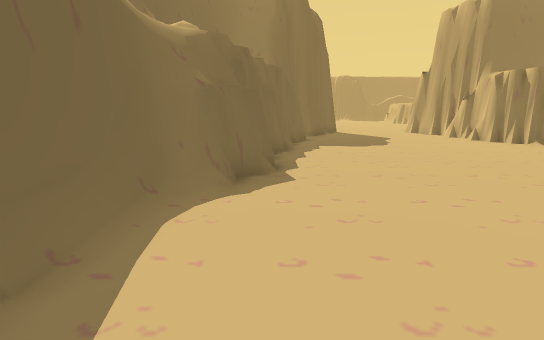
View 1 (above)

16 first-person views from a walk through a 3-D level made in the Unity game engine. The camera is 1.3 m above the floor, tilts 10° down and sees 80° across. The floor is counted in squares, 1 m on a side. Each view is taken from the middle of a square. On the plan, view 1 faces up. The plan holds only what a view shows up to about 14 squares ahead; the rest is blank. The place goes on beyond the plan. The player is left out.

View 2
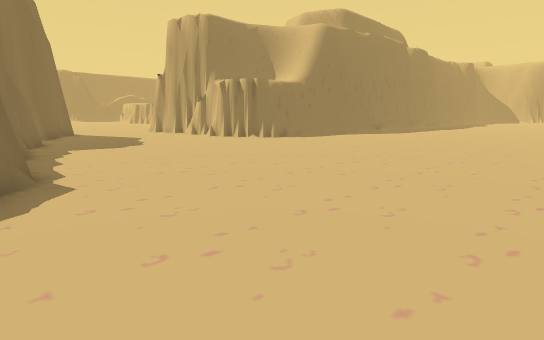

View 3
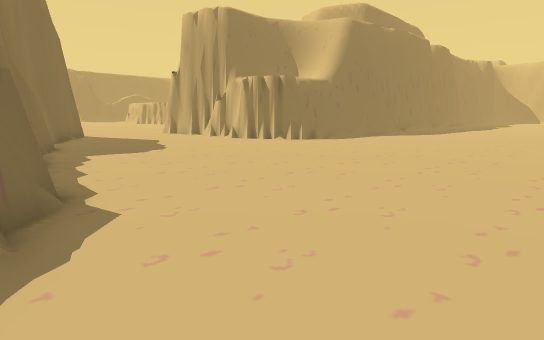

View 4
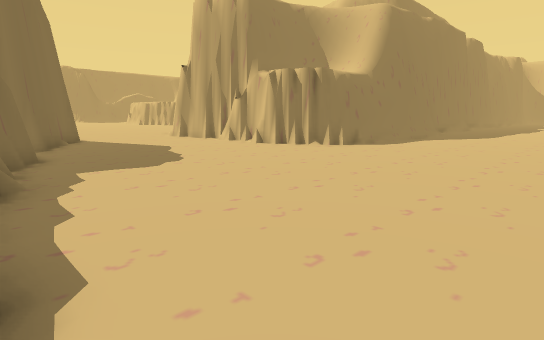

View 5
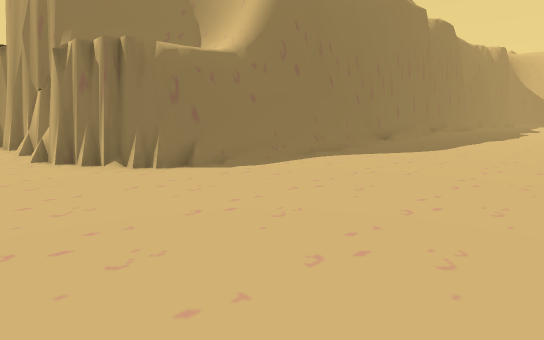

View 6
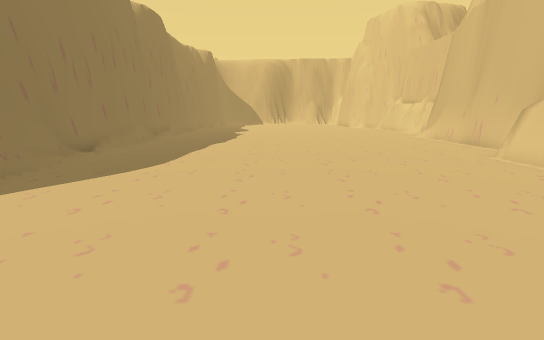

View 7
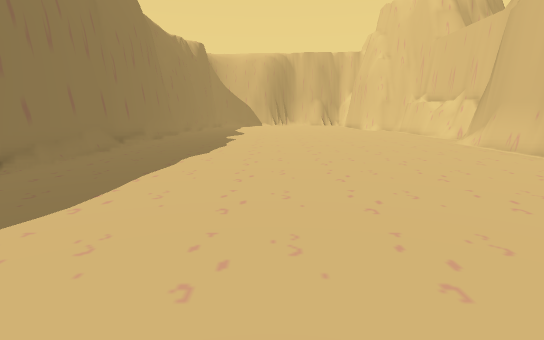

View 8
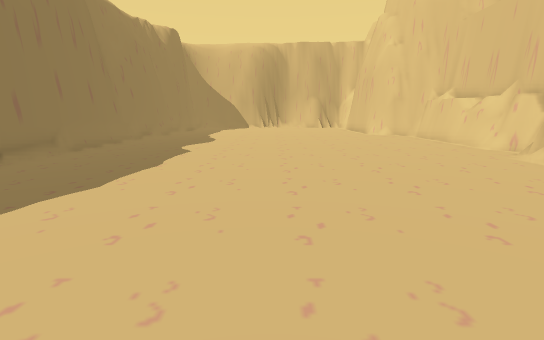

View 9
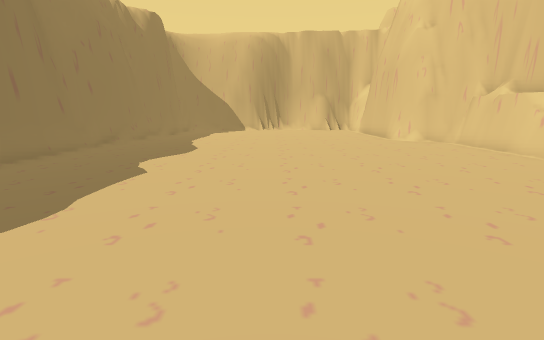

View 10
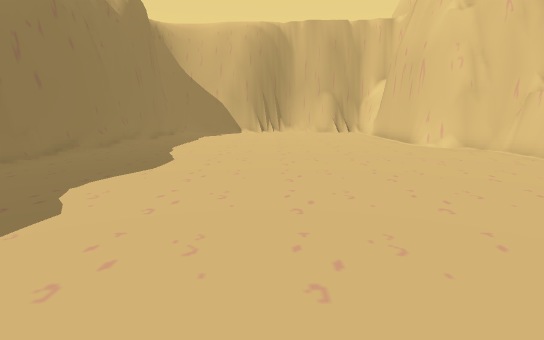

View 11
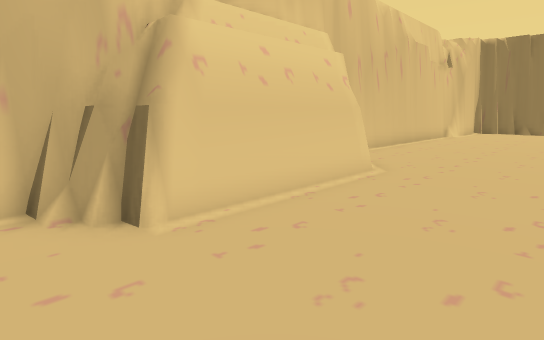

View 12
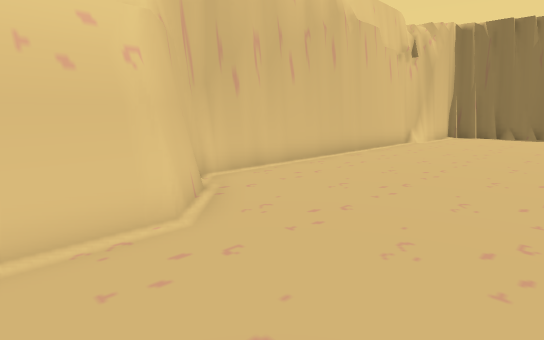

View 13
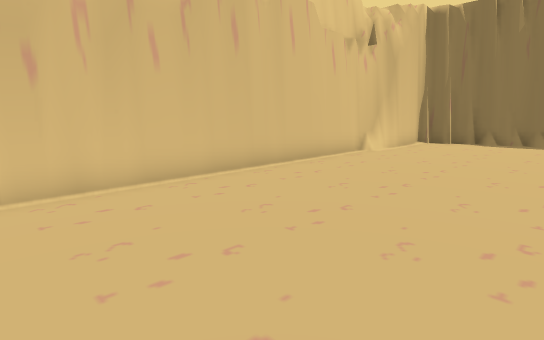

View 14
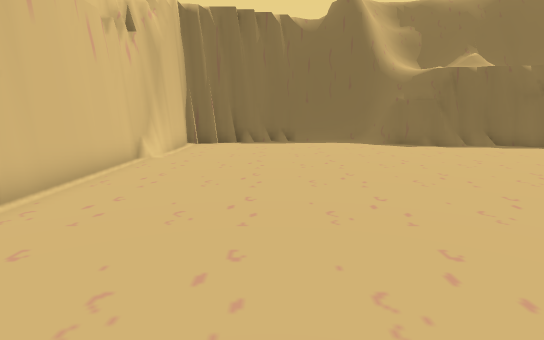

View 15
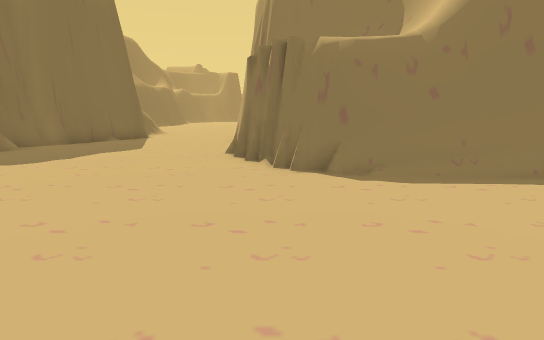

View 16
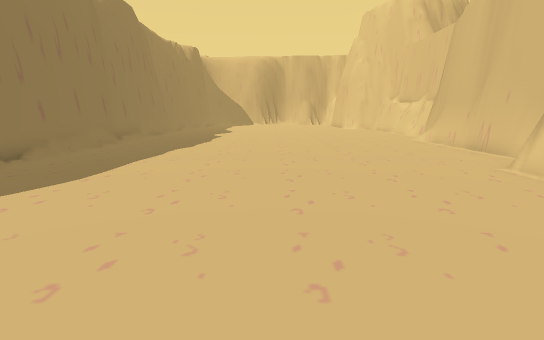

### Floor plan
Key: @ floor where view 1 was taken; # wall or solid block; . floor; = window, fence, low wall or low ledge.
Columns run from 2 left of view 1 to 42 right of it. Each row starts with its distance up from view 1.
 19     #.......#
 18    ##.......#
 17    #........#
 16    #........#
 15    #........##
 14   ##........##
 13   #=.........###       #####
 12   ##..........##########..###################
 11   #..........................................
 10   #..........................................
  9   #..........................................
  8  ##..........................................
  7  ##..........................................
  6 ##...........................................
  5 #............................................
  4 #............................................
  3 #............................................
  2 #............................................
  1 #............................................
  0 #.@..........................................
 -1 #.................######=..................##
 -2 ##...............##    #########=.........##
 -3  #################            ####.########
 -4                                  ####

Positions as (right, up) in squares from view 1, and headings:
1: (0, 0), facing up
2: (-1, 0), facing up-right
3: (-1, 2), facing up-right
4: (0, 5), facing up-right
5: (8, 5), facing up-right
6: (12, 6), facing right
7: (16, 6), facing right
8: (21, 5), facing right
9: (25, 5), facing right
10: (28, 5), facing right
11: (23, 3), facing down-left
12: (18, 3), facing down-left
13: (14, 3), facing down-left
14: (13, 1), facing left
15: (11, 5), facing up
16: (14, 5), facing right
